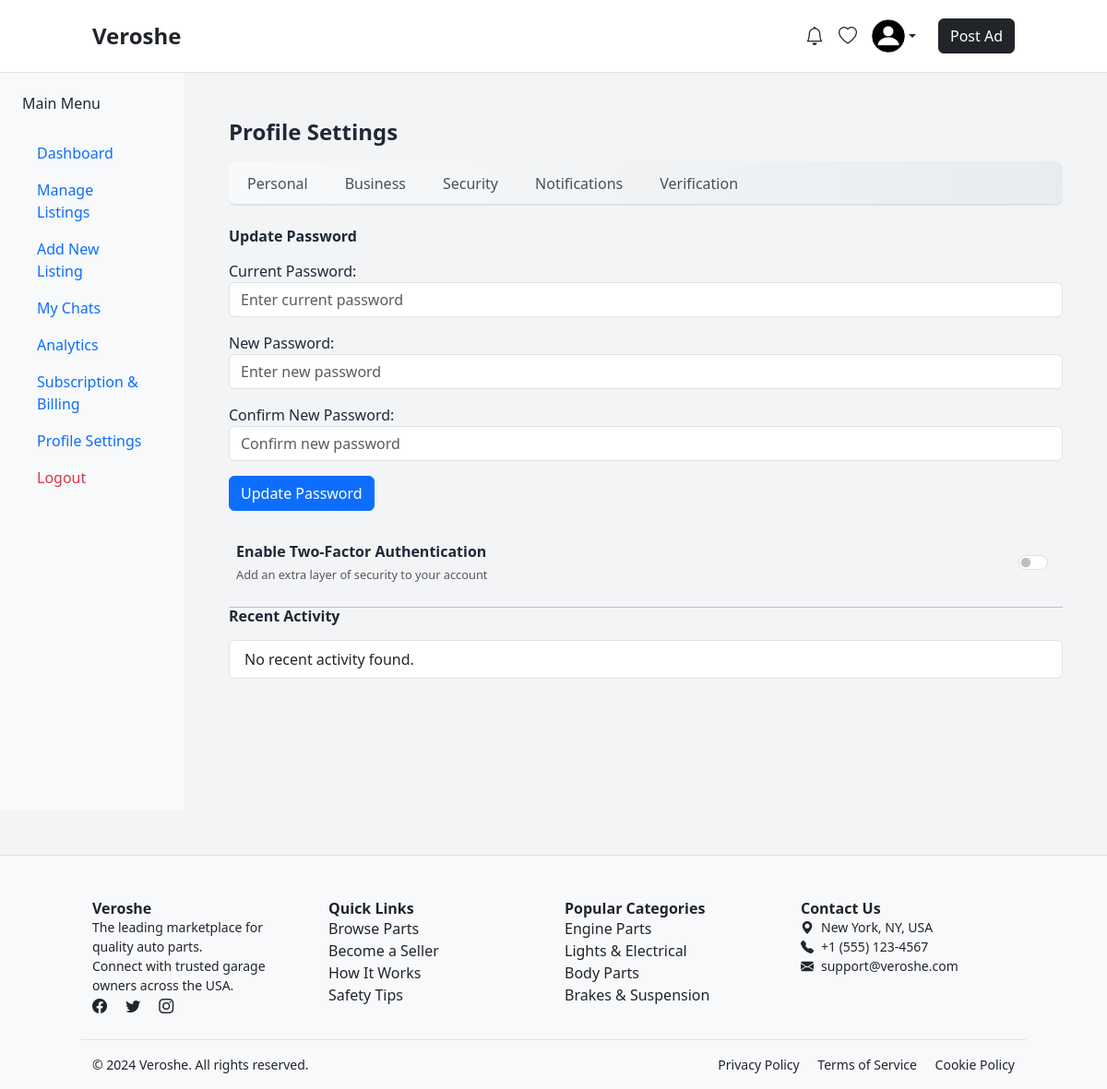
Before: /security-settings/ (signed in) with the older database file.
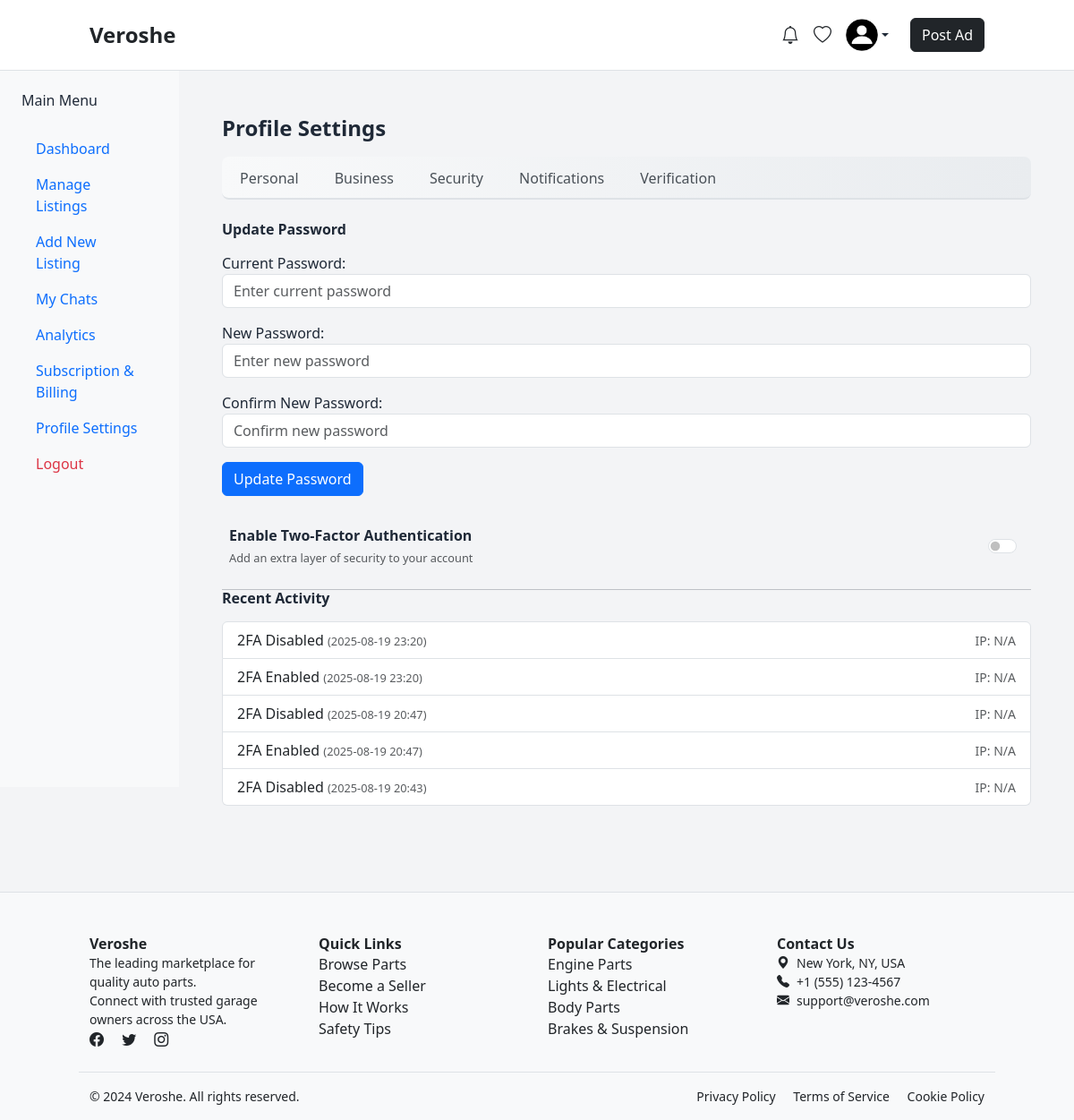
After: the same page with the newer database file.
### core/models.py (models this page shows, shortened)
class SecurityActivity(models.Model):
    ACTION_CHOICES = [
        ('login', 'Login'),
        ('logout', 'Logout'),
        ('password_change', 'Password Change'),
        ('2fa_enabled', '2FA Enabled'),
        ('2fa_disabled', '2FA Disabled'),
    ]
    user = models.ForeignKey(User, on_delete=models.CASCADE, related_name="security_activities")
    action = models.CharField(max_length=50, choices=ACTION_CHOICES)
    ip_address = models.GenericIPAddressField(null=True, blank=True)
    browser_info = models.CharField(max_length=255, blank=True)
    timestamp = models.DateTimeField(auto_now_add=True)
    class Meta:
        ordering = ['-timestamp']

### core/views.py (the view)
# urls.py: path('security-settings/', views.security_settings, name='security_settings'),
@login_required
def security_settings(request):
    if request.method == "POST":
        form = CustomPasswordChangeForm(request.user, request.POST)
        if form.is_valid():
            user = form.save()
            update_session_auth_hash(request, user)  # keep user logged in
            SecurityActivity.objects.create(user=request.user, action='password_change')
            messages.success(request, "Password updated successfully.")
            return redirect('security_settings')
        else:
            messages.error(request, "Please correct the errors below.")
    else:
        form = CustomPasswordChangeForm(request.user)
    recent_activities = SecurityActivity.objects.filter(user=request.user).order_by("-timestamp")[:5]
    two_factor_enabled = False
    if hasattr(request.user, "userprofile"):
        two_factor_enabled = request.user.userprofile.two_factor_enabled
    return render(request, "core/security_settings.html", {
        "form": form,
        "recent_activities": recent_activities,
        "two_factor_enabled": two_factor_enabled,
    })

### core/forms.py
class CustomPasswordChangeForm(PasswordChangeForm):
    old_password = forms.CharField(
        label="Current Password",
        widget=forms.PasswordInput(attrs={'class': 'form-control', 'placeholder': 'Enter current password'})
    )
    new_password1 = forms.CharField(
        label="New Password",
        widget=forms.PasswordInput(attrs={'class': 'form-control', 'placeholder': 'Enter new password'})
    )
    new_password2 = forms.CharField(
        label="Confirm New Password",
        widget=forms.PasswordInput(attrs={'class': 'form-control', 'placeholder': 'Confirm new password'})
    )

### core/templates/core/security_settings.html (shortened to what this page needs)
{% extends "core/base.html" %}
{% load crispy_forms_tags %}
{% block content %}
<div class="container-fluid">
  <div class="row">
    <div class="col-md-3 col-lg-2 bg-light vh-100 p-4">
      <h5 class="mb-4">Main Menu</h5>
      <ul class="nav flex-column">
        <li class="nav-item"><a href="{% url 'seller_dashboard' %}" class="nav-link">Dashboard</a></li>
        <li class="nav-item"><a href="{% url 'manage_ads' %}" class="nav-link">Manage Listings</a></li>
        <li class="nav-item"><a href="#" class="nav-link">Add New Listing</a></li>
        <li class="nav-item"><a href="#" class="nav-link">My Chats</a></li>
        <li class="nav-item"><a href="#" class="nav-link">Analytics</a></li>
        <li class="nav-item"><a href="#" class="nav-link">Subscription & Billing</a></li>
        <li class="nav-item"><a href="{% url 'profile_settings' %}" class="nav-link">Profile Settings</a></li>
        <li class="nav-item"><a href="{% url 'logout' %}" class="nav-link text-danger">Logout</a></li>
      </ul>
    </div>
    <div class="col-md-9 col-lg-10 p-4">
      <div class="container mx-auto p-4">
        <div class="d-flex justify-between align-items-center">
          <h2 class="text-2xl font-bold mb-3">Profile Settings</h2>
        </div>
        {% include 'core/tabs.html' %}
        <form method="POST" class="mb-4">
            <h5 class="mb-3 font-semibold">Update Password</h5>
            <div class="mb-3">
                {{ form.old_password.label_tag }}
                {{ form.old_password }}
            </div>
            <div class="mb-3">
                {{ form.new_password1.label_tag }}
                {{ form.new_password1 }}
            </div>
            <div class="mb-3">
                {{ form.new_password2.label_tag }}
                {{ form.new_password2 }}
            </div>
            <button type="submit" class="btn btn-primary">Update Password</button>
        </form>
        <div class="d-flex justify-content-between align-items-center mb-3 p-2 ">
            <div>
                <strong>Enable Two-Factor Authentication</strong><br>
                <small class="text-muted">Add an extra layer of security to your account</small>
            </div>
            <div class="form-check form-switch m-0">
                <input type="checkbox"
                       class="form-check-input"
                       id="twoFactorToggle"
                       name="enable_2fa"
                       {% if two_factor_enabled %}checked{% endif %}>
            </div>
        </div>
        <hr>
        <h5 class="mb-3 font-semibold">Recent Activity</h5>
        <ul id="activity-log" class="list-group ">
            {% for activity in recent_activities %}
                <li class="list-group-item d-flex justify-content-between align-items-center">
                    <span>
                        {{ activity.get_action_display }}
                        <small class="text-muted">({{ activity.timestamp|date:"Y-m-d H:i" }})</small>
                    </span>
                    <span class="text-muted small">
                        IP: {{ activity.ip_address|default:"N/A" }}
                    </span>
                </li>
            {% empty %}
                <li class="list-group-item">No recent activity found.</li>
            {% endfor %}
        </ul>
      </div>
    </div>
  </div>
</div>
{% endblock %}

Changed rows visible on the page:
added SecurityActivity: action "2FA Disabled", timestamp "2025-08-19 23:20", ip_address "N/A"
added SecurityActivity: action "2FA Enabled", timestamp "2025-08-19 23:20", ip_address "N/A"
added SecurityActivity: action "2FA Disabled", timestamp "2025-08-19 20:47", ip_address "N/A"
added SecurityActivity: action "2FA Enabled", timestamp "2025-08-19 20:47", ip_address "N/A"
added SecurityActivity: action "2FA Disabled", timestamp "2025-08-19 20:43", ip_address "N/A"
Other visible differences:
text no longer shown: "No recent activity found."
